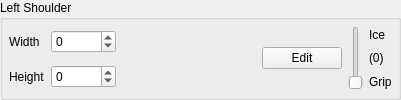
        <widget class="QGroupBox" name="groupBox_6">
         <property name="title">
          <string>Left Shoulder</string>
         </property>
         <layout class="QGridLayout" name="gridLayout_4">
          <property name="leftMargin">
           <number>6</number>
          </property>
          <property name="topMargin">
           <number>6</number>
          </property>
          <property name="rightMargin">
           <number>6</number>
          </property>
          <property name="bottomMargin">
           <number>6</number>
          </property>
          <property name="spacing">
           <number>6</number>
          </property>
          <item row="1" column="0">
           <widget class="QLabel" name="label_31">
            <property name="text">
             <string>Height</string>
            </property>
           </widget>
          </item>
          <item row="1" column="1">
           <widget class="QSpinBox" name="sbLShoulderHeight">
            <property name="minimum">
             <number>-65535</number>
            </property>
            <property name="maximum">
             <number>65535</number>
            </property>
            <property name="singleStep">
             <number>100</number>
            </property>
           </widget>
          </item>
          <item row="0" column="1">
           <widget class="QSpinBox" name="sbLShoulderWidth">
            <property name="minimum">
             <number>-65535</number>
            </property>
            <property name="maximum">
             <number>65535</number>
            </property>
            <property name="singleStep">
             <number>100</number>
            </property>
           </widget>
          </item>
          <item row="0" column="3" rowspan="2">
           <widget class="QLabel" name="lblLShoulderTex2">
            <property name="sizePolicy">
             <sizepolicy hsizetype="Fixed" vsizetype="Fixed">
              <horstretch>0</horstretch>
              <verstretch>0</verstretch>
             </sizepolicy>
            </property>
            <property name="minimumSize">
             <size>
              <width>64</width>
              <height>64</height>
             </size>
            </property>
            <property name="text">
             <string/>
            </property>
           </widget>
          </item>
          <item row="0" column="0">
           <widget class="QLabel" name="label_32">
            <property name="text">
             <string>Width</string>
            </property>
           </widget>
          </item>
          <item row="0" column="2" rowspan="2">
           <widget class="QLabel" name="lblLShoulderTex1">
            <property name="sizePolicy">
             <sizepolicy hsizetype="Fixed" vsizetype="Fixed">
              <horstretch>0</horstretch>
              <verstretch>0</verstretch>
             </sizepolicy>
            </property>
            <property name="minimumSize">
             <size>
              <width>64</width>
              <height>64</height>
             </size>
            </property>
            <property name="text">
             <string/>
            </property>
           </widget>
          </item>
          <item row="0" column="4" rowspan="2">
           <widget class="QPushButton" name="pbEditLShoulder">
            <property name="text">
             <string>Edit</string>
            </property>
           </widget>
          </item>
          <item row="0" column="5" rowspan="2">
           <layout class="QGridLayout" name="gridLayout_11">
            <item row="2" column="1">
             <widget class="QLabel" name="lblLShoulderGrip">
              <property name="text">
               <string>(0)</string>
              </property>
              <property name="alignment">
               <set>Qt::AlignLeading|Qt::AlignLeft|Qt::AlignVCenter</set>
              </property>
             </widget>
            </item>
            <item row="3" column="1">
             <widget class="QLabel" name="label_33">
              <property name="text">
               <string>Grip</string>
              </property>
              <property name="alignment">
               <set>Qt::AlignLeading|Qt::AlignLeft|Qt::AlignVCenter</set>
              </property>
             </widget>
            </item>
            <item row="1" column="1">
             <widget class="QLabel" name="label_11">
              <property name="text">
               <string>Ice</string>
              </property>
             </widget>
            </item>
            <item row="1" column="0" rowspan="3">
             <widget class="QSlider" name="sldLShoulderGrip">
              <property name="maximum">
               <number>12</number>
              </property>
              <property name="pageStep">
               <number>1</number>
              </property>
              <property name="orientation">
               <enum>Qt::Vertical</enum>
              </property>
             </widget>
            </item>
           </layout>
          </item>
         </layout>
        </widget>
